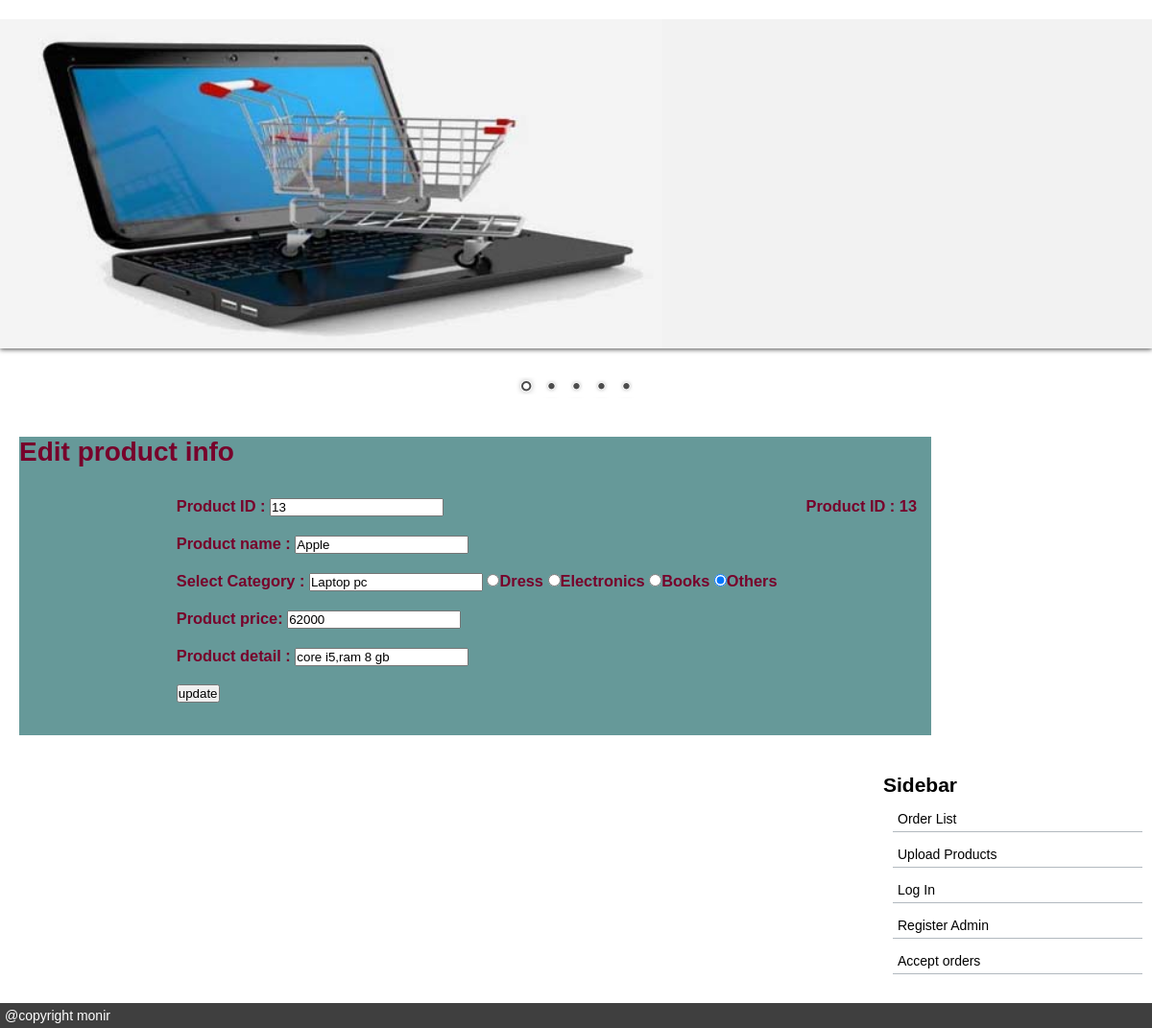
Page /edit_product.php?pid=13 on the committed database.
### tables this page shows
CREATE TABLE `product` (
  `id` int(10) NOT NULL,
  `product_name` varchar(50) NOT NULL,
  `category` varchar(30) NOT NULL,
  `price` int(10) NOT NULL,
  `unit_avail` int(10) NOT NULL,
  `image_path` text NOT NULL,
  `detail` varchar(200) NOT NULL
);

### edit_product.php (the view, shortened to what this page needs)
<html>
	<link href="css/demo_project.css" rel="stylesheet" type="text/css">
	<link href="css/bar/bar.css" rel="stylesheet" type="text/css"/>
	<link href="css/dark/dark.css" rel="stylesheet" type="text/css"/>
	<link href="css/light/light.css" rel="stylesheet" type="text/css"/>
	<link href="css/default/default.css" rel="stylesheet" type="text/css"/>
	<link href="css/nivo-slider.css" rel="stylesheet" type="text/css"/>
	</head>
	<body>
	<div class="main">
	<div id="wrapper">
        <div class="slider-wrapper theme-default">
            <div id="slider" class="nivoSlider">
            </div>
        </div>
    </div>
	<div class="content">
		<h1 style="float: center;">Edit product info</h1><br>
<?php
if(isset($_GET['pid']) || isset($_POST['submit']) )
{
	include("connect_db.php");
	if(isset($_POST['submit']) )
	{
		$product_id=$_POST['id'];
		$name=$_POST['product_name'];
		$category=$_POST['category'];
		$price=$_POST['price'];
		$detail=$_POST['detail'];
		header(" refresh : 0; url='product_updater.php?pid=$product_id & name=$name & category=$category & price=$price & detail=$detail' ");
	}
	else if(isset($_GET['pid']) )
	{
		$product_id=$_GET['pid'];
		$sql="select * from product where id='$product_id' ";
		$query=mysqli_query($conn,$sql);
		$product_info=mysqli_fetch_assoc($query);
		$name=$product_info['product_name'];
		$category=$product_info['category'];
		$price=$product_info['price'];
		$detail=$product_info['detail'];
	echo"
	<h3>Product ID : $product_id<h3>
	<form action='edit_product.php' method='POST'>
		Product ID : <input type='text' name='id' value='$product_id'><br><br>
		Product name : <input type='text' name='product_name' value='$name'><br><br>
		Select Category :	<input type='text' name='category' value='$category'>
						<input type='radio' name='category' value='Dress'>Dress
						<input type='radio' name='category' value='Electronics'>Electronics
						<input type='radio' name='category' value='Books'>Books
						<input type='radio' name='category' value='Others' checked>Others	<br><br>
		Product price: <input type='text' name='price' value='$price'><br><br>
		Product detail : <input type='text' name='detail' value='$detail'><br><br>
		<input type='submit' name='submit' value='update'><br><br>
	</form>
	";
	}
	else
		echo "HAHAHAHA";
}
else
{
	echo "<script type='text/javascript'>
					alert('Error occured...');
				</script>";
}
?>
	</div>
	<div class="sidebar"><h2>Sidebar</h2>
			<ul>
			<li><a href="order_list.php"> Order List </a> </li>
			<li><a href="upload_products.php"> Upload Products </a> </li>
			<li><a href="login.php"> Log In </a> </li>
			<li><a href="reg_admin.php">Register Admin</a> </li>
			<li><a href="order_accept.php">Accept orders</a></li>
			</ul>
	</div>
	</div>
	<footer>
	@copyright monir
	</footer>
	</body>
</html>

### css/demo_project.css (style rules this page uses)
* { margin: 0; padding :0 }
body { font-family:Arial;font-size:14px; color:black }
.main { margin:20px auto;display:block;overflow:hidden; }
.sidebar { float:right;width:280;margin-top:20px; }
.sidebar ul { list-style:none }
.sidebar ul li { padding:5px ;margin:10px;border-bottom:1px solid #B2B9BF; }
.sidebar ul li a { text-decoration:none;color:#000;margin-top:5px; }
.content { float:left;width:950px;margin:20px;background-color:#669999;color:#77022B;border-right:20px; }
.content h3 { float:right;padding:5px ;margin:10px; }
footer { background:#3F3F3F;color:white;margin-top:20px;padding:5px; }

### css/default/default.css (style rules this page uses)
.theme-default .nivoSlider { position:relative; background:#fff url(loading.gif) no-repeat 50% 50%; margin-bottom:10px; -webkit-box-shadow: 0px 1px 5px 0px #4a4a4a; -moz-box-shadow: 0px 1px 5px 0px #4a4a4a; box-shadow: 0px 1px 5px 0px #4a4a4a; }

### css/nivo-slider.css (style rules this page uses)
.nivoSlider { position:relative; width:100%; height:auto; overflow: hidden; }

### rows in the picture
product: product_name "Apple", category "Laptop pc", price "62000", detail "core i5,ram 8 gb"

### other values in the picture
$product_id "13"
